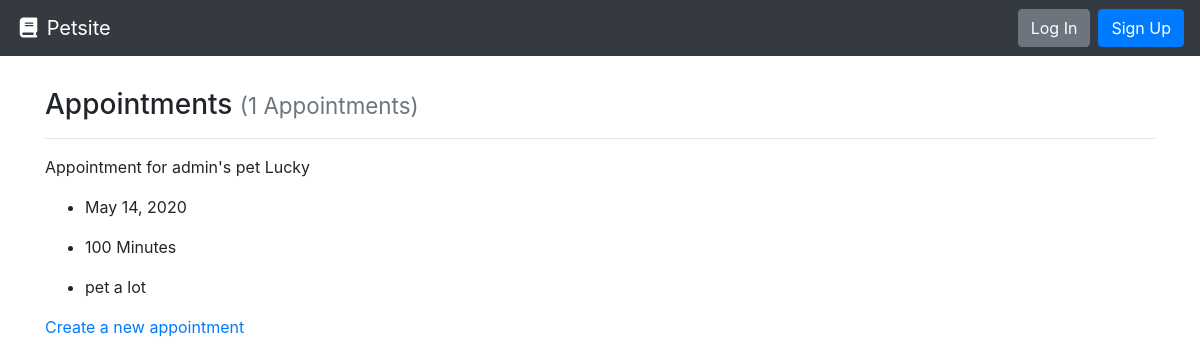
The app's page /calendar/, older data.
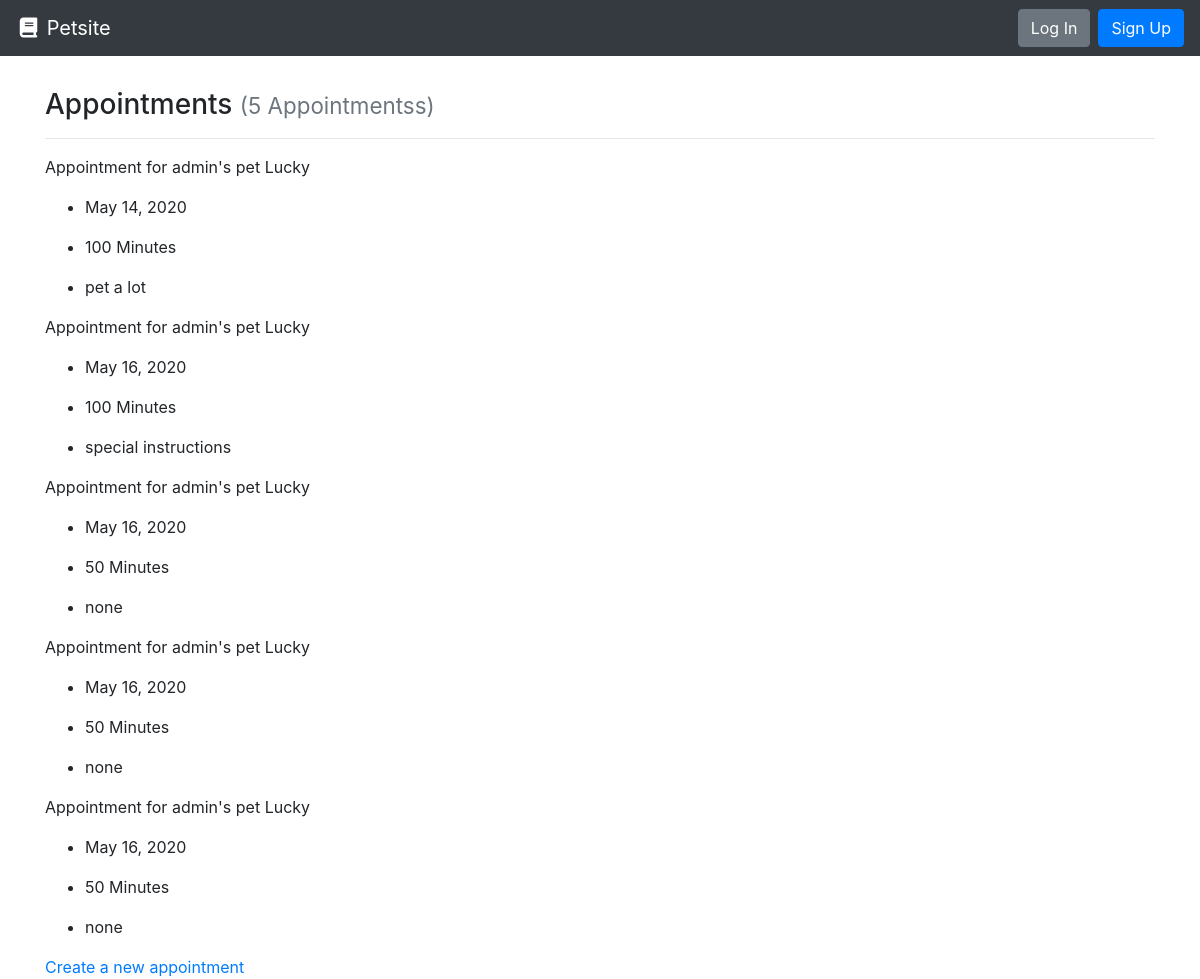
The same page, newer data.
### pets/models.py (models this page shows, shortened)
class Appointment(models.Model):
    date_of_appointment = models.DateField(auto_now=True)
    duration_minutes = models.PositiveSmallIntegerField()
    special_instructions = models.CharField(max_length=256)
    pet = models.ForeignKey(Pet, on_delete=models.PROTECT)

class Pet(models.Model):
    pet_name = models.CharField(max_length=100)
    species = models.CharField(max_length=100)
    breed = models.CharField(max_length=100)
    weight_in_pounds = models.PositiveSmallIntegerField()
    owner = models.ForeignKey(User, on_delete=models.CASCADE)

### pets/views.py (the view)
# urls.py: path('calendar/', AppointmentListView.as_view(), name='appointments-list-view'),
class AppointmentListView(ListView):
    template_name = 'appointments_list.html'
    context_object_name = 'appointments'
    def get_queryset(self):
        return Appointment.objects.order_by('date_of_appointment')

### pets/templates/appointments_list.html
{% extends "base.html" %}
{% block content %}
  <h3>Appointments {% if appointments %}<small class="text-muted">({{ appointments|length }} Appointments{{ appointments|length|pluralize:"s" }})</small>{% endif %}</h3>
  <hr>
  {% if appointments %}
      {% for appointment in appointments %}
        <p>Appointment for {{ appointment.pet.owner.username }}'s pet {{ appointment.pet.pet_name }}</p>
      <ul>
        <li>
        <p>{{ appointment.date_of_appointment }}</p>
        </li>
        <li>
          <p>{{ appointment.duration_minutes }} Minutes</p>
        </li>
        <li>
          {{ appointment.special_instructions }}
        </li>
      </ul>
      {% endfor %}
        <a href="{% url 'appointment-create-view' %}" title='Appointment Create View'>Create a new appointment</a>
  {% else %}
    <div class="alert alert-primary" role="alert">No appointments to display.</div>
  {% endif %}
{% endblock %}

### templates/base.html (shortened to what this page needs)
<!doctype html>
<html lang="en">
  <head>
    <link rel="stylesheet" href="https://stackpath.bootstrapcdn.com/bootstrap/4.3.1/css/bootstrap.min.css"
>
  </head>
  <body>
    <nav class="navbar navbar-expand-md navbar-dark bg-dark">
        <a class="navbar-brand" href="{% url 'home_page' %}"><i class="fas fa-fw fa-book"></i> Petsite</a>
      <form class="form-inline ml-auto">
        {% if request.user.is_authenticated %}
        <div class="text-white">Hello, <strong>{{ request.user.username }}</strong>!</div>
          <a href="accounts/logout" class="btn btn-danger ml-2">Log Out</a>
          {% else %}
            <a href="accounts/login" class="btn btn-secondary ml-2">Log In</a>
            <a href="accounts/signup" class="btn btn-primary ml-2">Sign Up</a>
        {% endif %}
      </form>
    </nav>
    <main role="main" class="container" style="margin-top: 4vh;">
      {% block content %}{% endblock %}
    </main>
  </body>

Row changes from the older to the newer data that the page shows:
added Appointment: pet.owner.username "admin", pet.pet_name "Lucky", date_of_appointment "May 16, 2020", duration_minutes "100", special_instructions "special instructions"
added Appointment: pet.owner.username "admin", pet.pet_name "Lucky", date_of_appointment "May 16, 2020", duration_minutes "50", special_instructions "none"
added Appointment: pet.owner.username "admin", pet.pet_name "Lucky", date_of_appointment "May 16, 2020", duration_minutes "50", special_instructions "none"
added Appointment: pet.owner.username "admin", pet.pet_name "Lucky", date_of_appointment "May 16, 2020", duration_minutes "50", special_instructions "none"
Text that changed along with them:
{{ appointments|length }}: "1" → "5"
